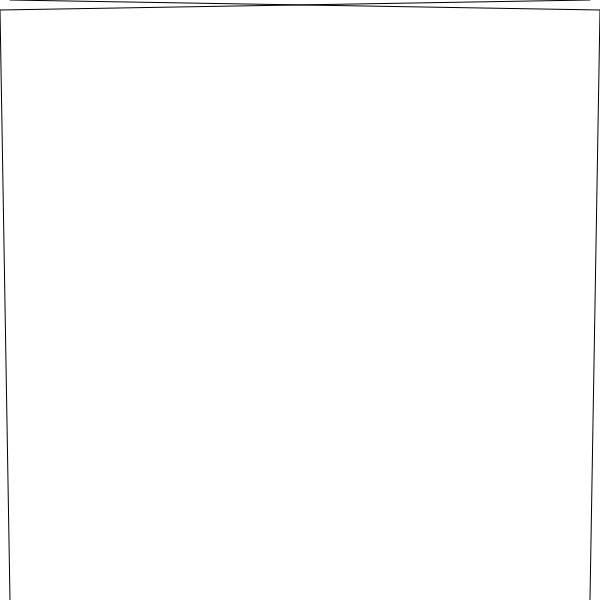
Frame 1 (no input)
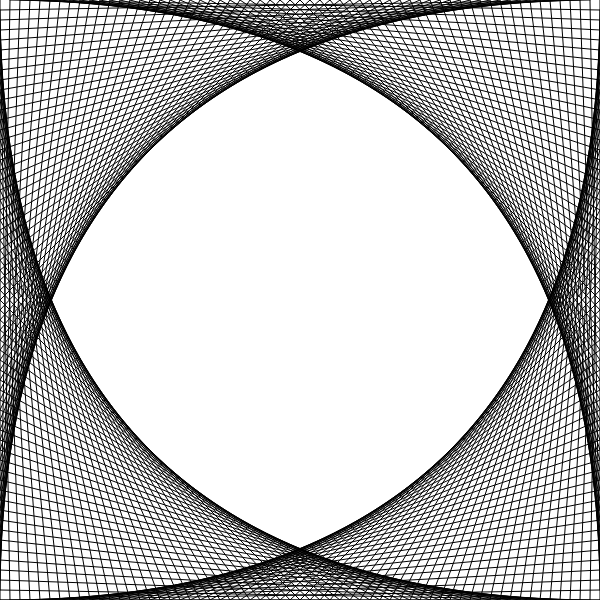
Frame 60 (no input)
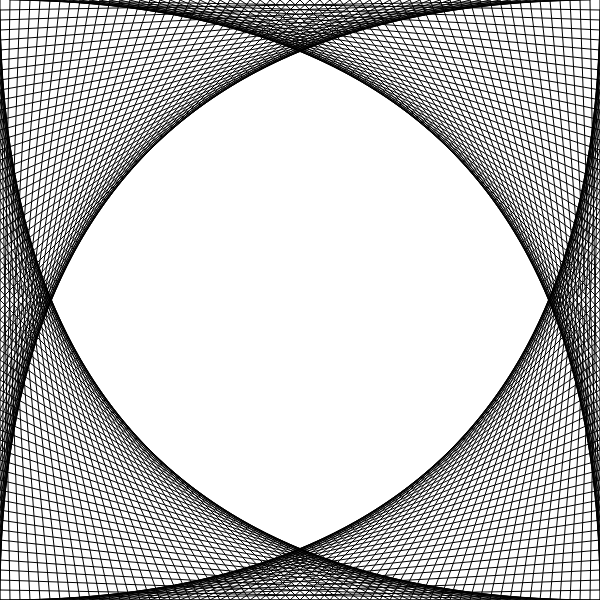
Frame 120 (the mouse pressed at the canvas centre since frame 60)

The p5.js sketch that drew these frames (run headless with seeded random() and noise() and a simulated clock; from frame 60 on, the mouse is pressed at the canvas centre):

// p5.js sketch
// ── sketch.js
function setup() {
  createCanvas(600, 600);
  
}
function draw() {
  v = frameCount*10;
  line(v, 0, 600, v)
  line(v, 600, 0, v)
  line(600-v, 0, 0,v)
  line(600-v, 600, 600, v)
}
